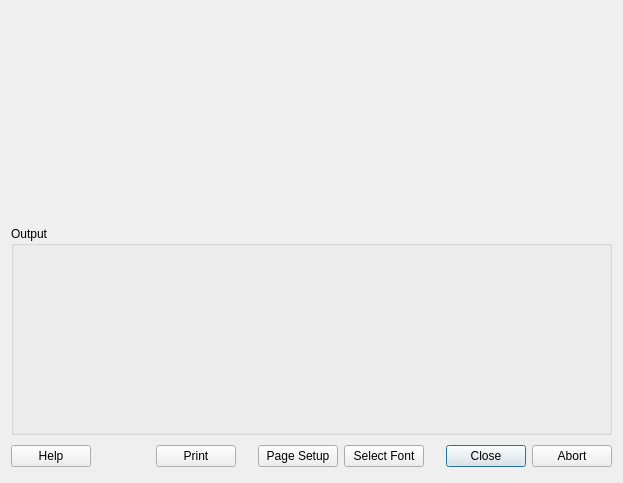
<?xml version="1.0" encoding="UTF-8"?>
<ui version="4.0">
 <class>QBPrintDialogUi</class>
 <widget class="QDialog" name="QBPrintDialogUi">
  <property name="geometry">
   <rect>
    <x>0</x>
    <y>0</y>
    <width>623</width>
    <height>483</height>
   </rect>
  </property>
  <property name="windowTitle">
   <string>Print Preview</string>
  </property>
  <layout class="QVBoxLayout">
   <item>
    <widget class="QLabel" name="descrLabel">
     <property name="text">
      <string/>
     </property>
     <property name="wordWrap">
      <bool>false</bool>
     </property>
    </widget>
   </item>
   <item>
    <widget class="Q3GroupBox" name="groupBox1">
     <property name="title">
      <string>Output</string>
     </property>
     <layout class="QVBoxLayout">
      <item>
       <widget class="Q3TextBrowser" name="textBrowser"/>
      </item>
     </layout>
    </widget>
   </item>
   <item>
    <layout class="QHBoxLayout">
     <item>
      <widget class="QPushButton" name="helpButton">
       <property name="text">
        <string>Help</string>
       </property>
       <property name="shortcut">
        <string>F1, Ctrl+S</string>
       </property>
      </widget>
     </item>
     <item>
      <spacer name="spacer1">
       <property name="orientation">
        <enum>Qt::Horizontal</enum>
       </property>
       <property name="sizeType">
        <enum>QSizePolicy::Expanding</enum>
       </property>
       <property name="sizeHint" stdset="0">
        <size>
         <width>30</width>
         <height>31</height>
        </size>
       </property>
      </spacer>
     </item>
     <item>
      <widget class="QPushButton" name="printButton">
       <property name="text">
        <string>Print</string>
       </property>
      </widget>
     </item>
     <item>
      <spacer name="spacer2">
       <property name="orientation">
        <enum>Qt::Horizontal</enum>
       </property>
       <property name="sizeType">
        <enum>QSizePolicy::Fixed</enum>
       </property>
       <property name="sizeHint" stdset="0">
        <size>
         <width>16</width>
         <height>20</height>
        </size>
       </property>
      </spacer>
     </item>
     <item>
      <widget class="QPushButton" name="setupButton">
       <property name="text">
        <string>Page Setup</string>
       </property>
      </widget>
     </item>
     <item>
      <widget class="QPushButton" name="fontButton">
       <property name="text">
        <string>Select Font</string>
       </property>
      </widget>
     </item>
     <item>
      <spacer name="spacer2_2">
       <property name="orientation">
        <enum>Qt::Horizontal</enum>
       </property>
       <property name="sizeType">
        <enum>QSizePolicy::Fixed</enum>
       </property>
       <property name="sizeHint" stdset="0">
        <size>
         <width>16</width>
         <height>20</height>
        </size>
       </property>
      </spacer>
     </item>
     <item>
      <widget class="QPushButton" name="closeButton">
       <property name="text">
        <string>Close</string>
       </property>
       <property name="default">
        <bool>true</bool>
       </property>
      </widget>
     </item>
     <item>
      <widget class="QPushButton" name="abortButton">
       <property name="text">
        <string>Abort</string>
       </property>
      </widget>
     </item>
    </layout>
   </item>
  </layout>
 </widget>
 <layoutdefault spacing="6" margin="11"/>
 <pixmapfunction>qPixmapFromMimeSource</pixmapfunction>
 <customwidgets>
  <customwidget>
   <class>Q3GroupBox</class>
   <extends>QGroupBox</extends>
   <header>Qt3Support/Q3GroupBox</header>
   <container>1</container>
  </customwidget>
  <customwidget>
   <class>Q3Frame</class>
   <extends>QFrame</extends>
   <header>Qt3Support/Q3Frame</header>
   <container>1</container>
  </customwidget>
  <customwidget>
   <class>Q3TextEdit</class>
   <extends>Q3Frame</extends>
   <header>q3textedit.h</header>
  </customwidget>
  <customwidget>
   <class>Q3TextBrowser</class>
   <extends>Q3TextEdit</extends>
   <header>Qt3Support/Q3TextBrowser</header>
  </customwidget>
 </customwidgets>
 <tabstops>
  <tabstop>textBrowser</tabstop>
  <tabstop>helpButton</tabstop>
  <tabstop>printButton</tabstop>
  <tabstop>setupButton</tabstop>
  <tabstop>fontButton</tabstop>
  <tabstop>closeButton</tabstop>
  <tabstop>abortButton</tabstop>
 </tabstops>
 <resources/>
 <connections/>
</ui>
